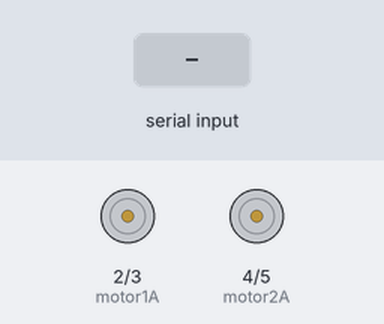
Simulated run of this sketch. Board: Arduino Uno, built with avr-gcc and run on an emulated ATmega328P. On the bench: motor-driver pin pairs drawn as motors (green arrow = first pin HIGH = forward, orange = second pin HIGH = backward, longer = more drive). Inputs (shaded band) come from the test bench.

Above: at 3.2 s.
3.3 s: "1" received over the second serial link
At 5.5 s:
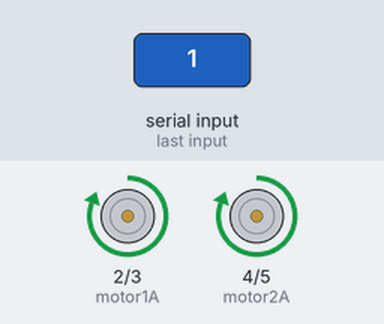
5.8 s: "2" received over the second serial link
At 7.5 s:
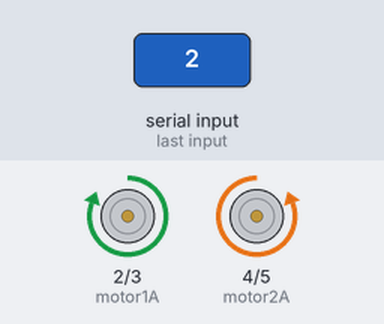
8.2 s: "3" received over the second serial link
At 10.3 s:
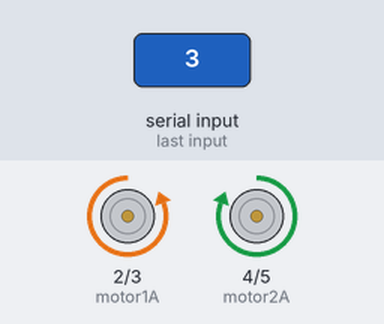
10.6 s: "4" received over the second serial link
At 12.5 s:
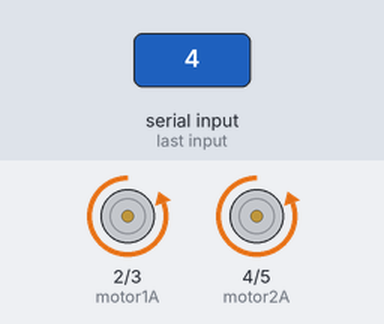
Timing chart, 0 to 14.0 s (numbered marks = the images above; inputs shaded):
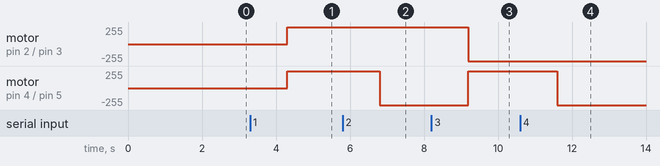

Measured:
- after the input at 3.3 s, motor on pin 2 (motor1A) / pin 3 (motor1B), motor on pin 4 (motor2A) / pin 5 (motor2B): stopped → forward 255/255 after 1.0 s
- after the input at 5.8 s, motor on pin 4 (motor2A) / pin 5 (motor2B): forward 255/255 → backward 255/255 after 1.0 s
- after the input at 8.2 s, motor on pin 2 (motor1A) / pin 3 (motor1B): forward 255/255 → backward 255/255 after 1.0 s; motor on pin 4 (motor2A) / pin 5 (motor2B): backward 255/255 → forward 255/255 after 1.0 s
- after the input at 10.6 s, motor on pin 4 (motor2A) / pin 5 (motor2B): forward 255/255 → backward 255/255 after 1.0 s

The sketch:

sketch_jan9a.ino
```cpp
#include <SoftwareSerial.h>
#include<AFMotor.h>
//#include<>
// Define the GSM module's TX and RX pins
#define GSM_TX 10
#define GSM_RX 11

// Define the motor driver pins
#define motor1A 2
#define motor1B 3
#define motor2A 4
#define motor2B 5

SoftwareSerial gsmSerial(GSM_TX, GSM_RX);

void setup() {
  // Motor driver pins as outputs
  pinMode(motor1A, OUTPUT);
  pinMode(motor1B, OUTPUT);
  pinMode(motor2A, OUTPUT);
  pinMode(motor2B, OUTPUT);

  // Start serial communication
  Serial.begin(9600);
  gsmSerial.begin(9600);

  // Wait for GSM module to initialize
  delay(2000);

  // Send a welcome message to indicate the system is ready
  gsmSerial.println("Car Control System Ready");
}

void loop() {
  if (gsmSerial.available() > 0) {
    // Read the incoming message from GSM module
    String message = gsmSerial.readString();

    // Process the message and control the car accordingly
    if (message.startsWith("1")) {
      // Go forward
      driveForward();
    } else if (message.startsWith("2")) {
      // Turn right
      turnRight();
    } else if (message.startsWith("3")) {
      // Turn left
      turnLeft();
    } else if (message.startsWith("4")) {
      // Go backward
      driveBackward();
    }
  }
}

void driveForward() {
  digitalWrite(motor1A, HIGH);
  digitalWrite(motor1B, LOW);
  digitalWrite(motor2A, HIGH);
  digitalWrite(motor2B, LOW);
}

void turnRight() {
  digitalWrite(motor1A, HIGH);
  digitalWrite(motor1B, LOW);
  digitalWrite(motor2A, LOW);
  digitalWrite(motor2B, HIGH);
}

void turnLeft() {
  digitalWrite(motor1A, LOW);
  digitalWrite(motor1B, HIGH);
  digitalWrite(motor2A, HIGH);
  digitalWrite(motor2B, LOW);
}

void driveBackward() {
  digitalWrite(motor1A, LOW);
  digitalWrite(motor1B, HIGH);
  digitalWrite(motor2A, LOW);
  digitalWrite(motor2B, HIGH);
}
```
